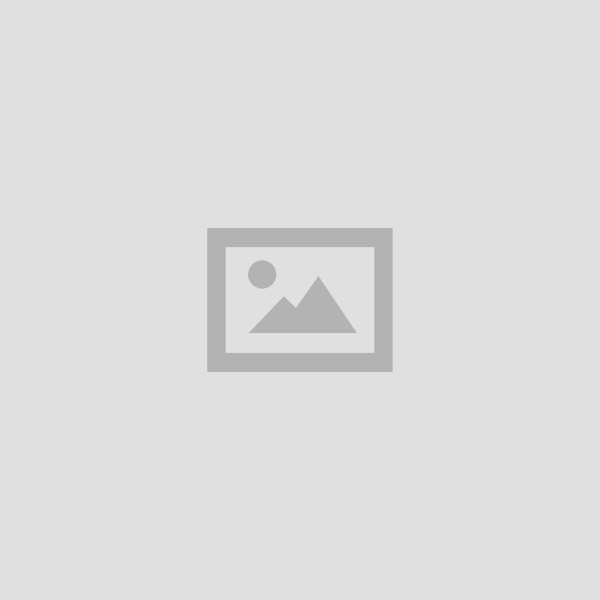
#> input picture no-img.png, 600 x 600 px
$ python -i Filter.py   (imports and definitions only)
#> lines starting #> are read from the running program, lines starting #| are printed output that depends on the picture
#> further down, picture is the input picture: shape (600, 600, 3); min 171, max 230, mean 222.2
import cv2
import numpy as np


# [17 lines left out: functions gamma_correction, sharpen, not called in this run]


def histogram(image):
    img_yuv = cv2.cvtColor(image, cv2.COLOR_BGR2YUV)
#> img_yuv: shape (600, 600, 3); mean of channels 0, 1, 2 222.2, 128, 128
    img_yuv[:, :, 0] = cv2.equalizeHist(img_yuv[:, :, 0])
#> img_yuv: shape (600, 600, 3); mean of channels 0, 1, 2 243.1, 128, 128
    img_output = cv2.cvtColor(img_yuv, cv2.COLOR_YUV2BGR)
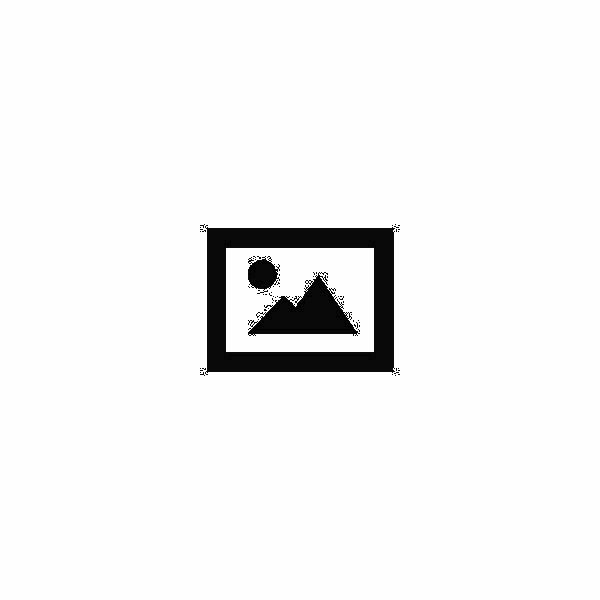
#> img_output: shape (600, 600, 3); min 0, max 255, mean 243.1
    return img_output


# [4 lines left out: function blur, not called in this run]


def median_blur(image, kernel_size):
    median = cv2.medianBlur(image, kernel_size)
    return median


# [37 lines left out: functions lowpass, highpass, not called in this run]

>>> import cv2
>>> picture = cv2.imread('no-img.png')
>>> result = histogram(picture)
